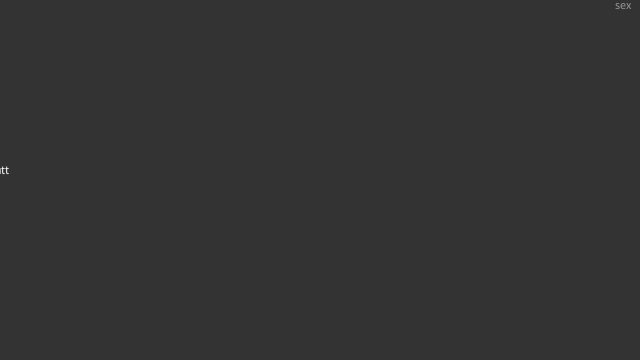
Frame 1 (no input)
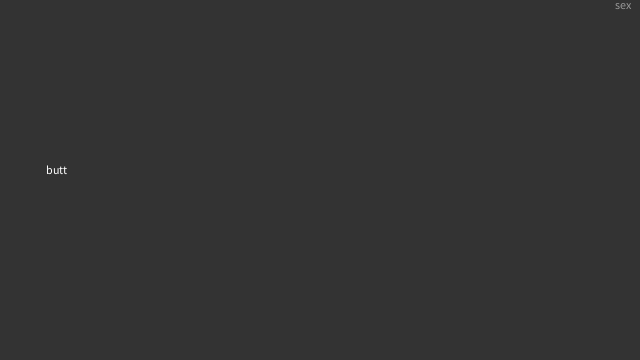
Frame 60 (the mouse pressed at the canvas centre just before this capture)
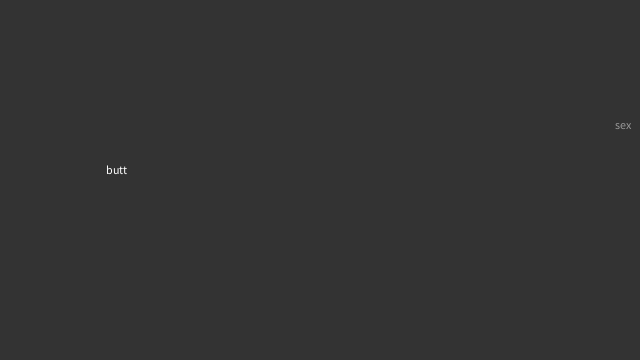
Frame 120 (the mouse held since frame 60 and released just before this capture)

The Processing sketch that drew these frames (run headless with seeded random() and noise(); from frame 60 on, the mouse is pressed at the canvas centre):

// Processing sketch: processing_54750
// ── processing_54750.pde


/**
 * Collision (Pong). 
 * 
 * Move the mouse up and down to move the paddle.  
 */

// Global variables for the ball
float ball_x;
float ball_y;
float ball_dir = 1;
float ball_size = 15;  // Radius
float dy = 0;  // Direction

// Global variables for the paddle
int paddle_width = 10;
int paddle_height = 60;

int dist_wall = 15;

void setup()
{
  size(640, 360);
  rectMode(RADIUS);
  ellipseMode(RADIUS);
  noStroke();
  smooth();
  ball_y = height/2;
  ball_x = 1;
  frameRate(500);
}

void draw() 
{
  background(51);
  
  ball_x += ball_dir * 1.0;
  ball_y += dy;
  if(ball_x > width+ball_size) {
    ball_x = -width/2 - ball_size;
    ball_y = random(0, height);
    dy = 0;
  }
  
  // Constrain paddle to screen
  float paddle_y = constrain(mouseY, paddle_height, height-paddle_height);

  // Test to see if the ball is touching the paddle
  float py = width-dist_wall-paddle_width-ball_size;
  if(ball_x == py 
     && ball_y > paddle_y - paddle_height - ball_size 
     && ball_y < paddle_y + paddle_height + ball_size) {
    ball_dir *= -1;
    if(mouseY != pmouseY) {
      dy = (mouseY-pmouseY)/2.0;
      if(dy >  5) { dy =  5; }
      if(dy < -5) { dy = -5; }
    }
  } 
  
  // If ball hits paddle or back wall, reverse direction
  if(ball_x < ball_size && ball_dir == -1) {
    ball_dir *= -1;
  }
  
  // If the ball is touching top or bottom edge, reverse direction
  if(ball_y > height-ball_size) {
    dy = dy * -1;
  }
  if(ball_y < ball_size) {
    dy = dy * -1;
  }

  // Draw ball
  fill(255);
  text("butt",ball_x, ball_y, ball_size, ball_size);
  
  // Draw the paddle
  fill(153);
  text("sex",width-dist_wall, paddle_y, paddle_width, paddle_height);  
}
